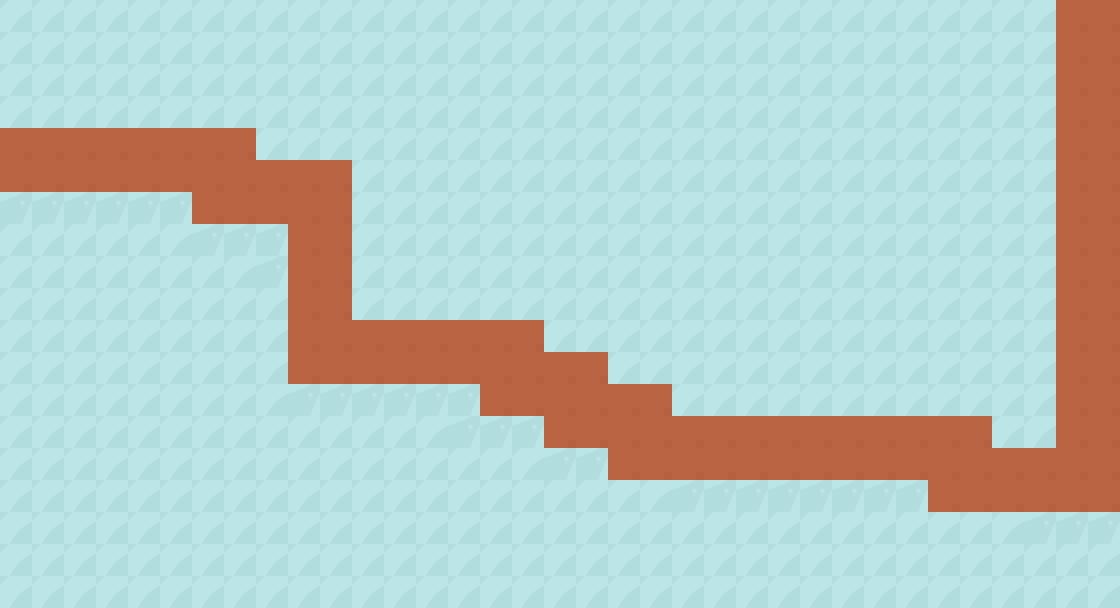

The image is a tile-based game level rendered from a .tmx file. Its description and source (layers, tilesets, objects; grid data summarised) follow:
An orthogonal 35x19 tile map with 32x32 px tiles, 2 tile layers (chao, objetos).

<map version="1.0" tiledversion="1.1.4" orientation="orthogonal" renderorder="left-up" width="35" height="19" tilewidth="32" tileheight="32" infinite="0" nextobjectid="1">
 <tileset firstgid="1" name="scifiRTS_spritesheet@2" tilewidth="32" tileheight="32" tilecount="992" columns="31">
  <image source="scifiRTS_spritesheet@2.png" width="1010" height="1024" />
 </tileset>
 <layer name="chao" width="35" height="19">
  <data>[665 cells, 665 non-empty, 1 distinct tile ids]</data>
 </layer>
 <layer name="objetos" width="35" height="19">
  <data>[665 cells, 606 non-empty, 3 distinct tile ids]</data>
 </layer>
</map>
